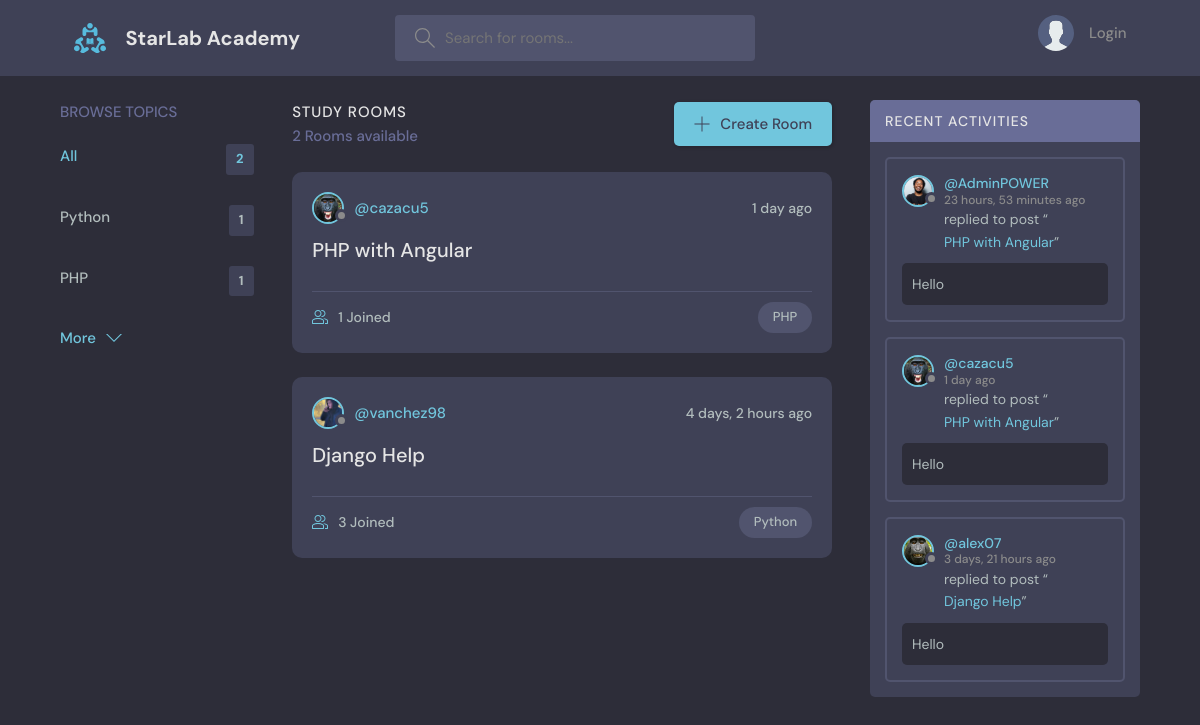
Before: / with the older database file.
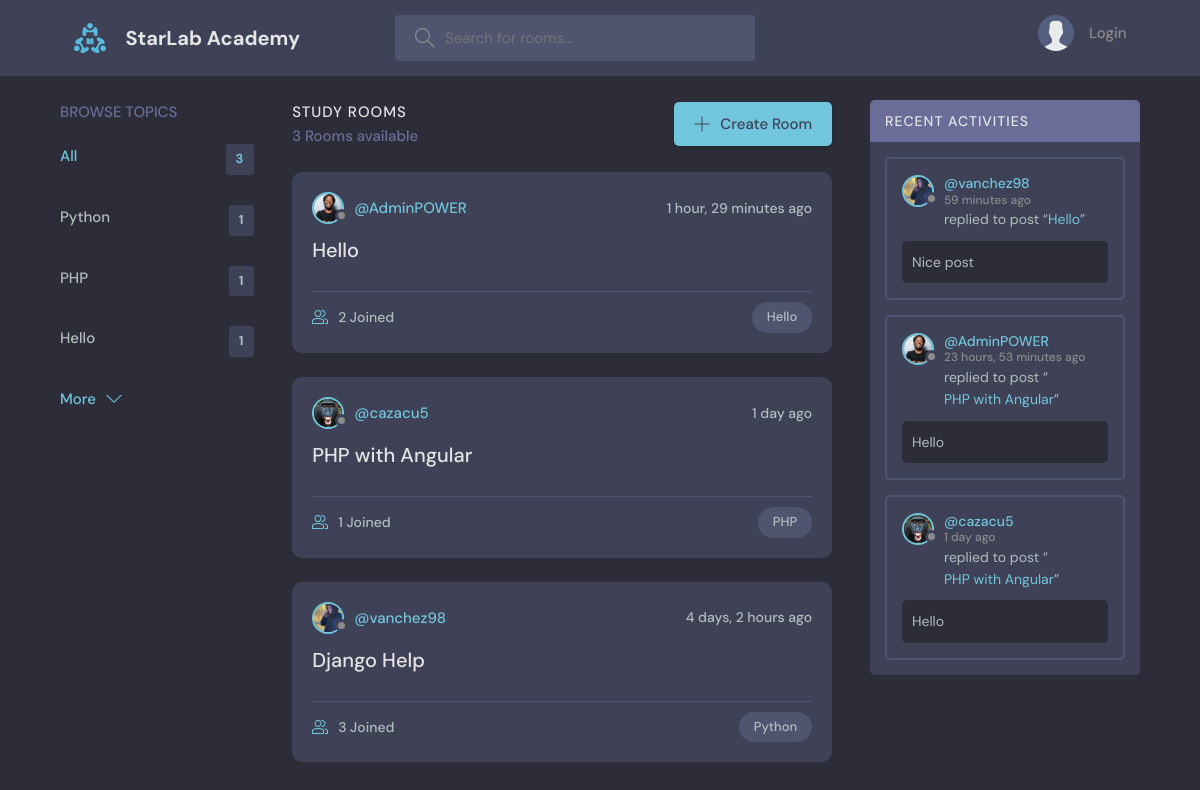
After: the same page with the newer database file.
### base/models.py (models this page shows, shortened)
class Topic(models.Model):
    name = models.CharField(max_length=200)

class Room(models.Model):
    host = models.ForeignKey(User, on_delete=models.SET_NULL, null=True)
    topic = models.ForeignKey(Topic, on_delete=models.SET_NULL, null=True)
    name = models.CharField(max_length=200)
    description = models.TextField(null=True, blank=True)
    participants = models.ManyToManyField(
        User, related_name='participants', blank=True)
    favourite = models.ManyToManyField(User, related_name="fav_rooms", blank=True)
    updated = models.DateTimeField(auto_now=True)
    created = models.DateTimeField(auto_now_add=True)
    class Meta:
        ordering = ['-updated', '-created']
    def __str__(self):
        return self.name

class User(AbstractUser):
    name = models.CharField(max_length=200, null=True)
    email = models.EmailField(unique=True, null=True)
    bio = models.TextField(null=True)
    avatar = models.ImageField(null=True, default="avatar.svg")
    USERNAME_FIELD = 'email'
    REQUIRED_FIELDS = []

class Message(models.Model):
    user = models.ForeignKey(User, on_delete=models.CASCADE)
    room = models.ForeignKey(Room, on_delete=models.CASCADE)
    body = models.TextField()
    updated = models.DateTimeField(auto_now=True)
    created = models.DateTimeField(auto_now_add=True)
    class Meta:
        ordering = ['-updated', '-created']

### base/views.py (the view)
# urls.py: path('', views.home, name="home"),
def home(request):
    q = request.GET.get('q') if request.GET.get('q') != None else ''
    rooms = Room.objects.filter(
        Q(topic__name__icontains=q) |
        Q(name__icontains=q) |
        Q(description__icontains=q)
    )
    topics = Topic.objects.all()[0:5]
    room_count = rooms.count()
    room_messages = Message.objects.filter(
        Q(room__topic__name__icontains=q))[0:3]
    context = {'rooms': rooms, 'topics': topics,
               'room_count': room_count, 'room_messages': room_messages}
    return render(request, 'base/home.html', context)

### base/templates/base/home.html (shortened to what this page needs)
{% extends 'main.html' %}
{% block content %}
<main class="layout layout--3">
  <div class="container">
    {% include 'base/topic_component.html' %}
    <div class="roomList">
      <div class="roomList__header">
        <div>
          <h2>Study Rooms</h2>
          <p>{{room_count}} Rooms available</p>
        </div>
        <a class="btn btn--main" href="{% url 'create-room' %}">
          <svg version="1.1" xmlns="http://www.w3.org/2000/svg" width="32" height="32" viewBox="0 0 32 32">
            <title>add</title>
            <path
              d="M16.943 0.943h-1.885v14.115h-14.115v1.885h14.115v14.115h1.885v-14.115h14.115v-1.885h-14.115v-14.115z">
            </path>
          </svg>
          Create Room
        </a>
      </div>
      {% include 'base/feed_component.html' %}
    </div>
    {% include 'base/activity_component.html' %}
  </div>
</main>
{% endblock %}

### base/templates/base/topic_component.html
<div class="topics">
  <div class="topics__header">
    <h2>Browse Topics</h2>
  </div>
  <ul class="topics__list">
    <li>
      <a href="{% url 'home' %}" class="active">All <span>{{topics.count}}</span></a>
    </li>
      {% for topic in topics %}
    <li>
      <a href="{% url 'home' %}?q={{topic.name}}">{{topic.name}} <span>{{topic.room_set.all.count}}</span></a>
    </li>
      {% endfor %}
  </ul>
  <a class="btn btn--link" href="{% url 'topics' %}">
    More
    <svg version="1.1" xmlns="http://www.w3.org/2000/svg" width="32" height="32" viewBox="0 0 32 32">
      <title>chevron-down</title>
      <path d="M16 21l-13-13h-3l16 16 16-16h-3l-13 13z"></path>
    </svg>
  </a>
</div>

### base/templates/base/feed_component.html (shortened to what this page needs)
{% for room in rooms %}
<div class="roomListRoom">
    <div class="roomListRoom__header">
        <a href="{% url 'user-profile' room.host.id %}" class="roomListRoom__author">
            <div class="avatar avatar--small">
                <img src="{{room.host.avatar.url}}" />
            </div>
            <span>@{{room.host.username}}</span>
        </a>
        <div class="roomListRoom__actions">
            <span>{{room.created|timesince}} ago</span>
        </div>
    </div>
    <div class="roomListRoom__content">
        <a href="{% url 'room' room.id %}">{{room.name}}</a>
    </div>
    <div class="roomListRoom__meta">
        <a href="{% url 'room' room.id %}" class="roomListRoom__joined">
            {{room.participants.all.count}} Joined
        </a>
        <p class="roomListRoom__topic">{{room.topic.name}}</p>
    </div>
</div>
{% endfor %}

### base/templates/base/activity_component.html (shortened to what this page needs)
<div class="activities">
    <div class="activities__header">
        <h2>Recent Activities</h2>
    </div>
    {% for message in room_messages %}
    <div class="activities__box">
        <div class="activities__boxHeader roomListRoom__header">
            <a href="{% url 'user-profile' message.user.id %}" class="roomListRoom__author">
                <div class="avatar avatar--small">
                    <img src="{{message.user.avatar.url}}" />
                </div>
                <p>
                    @{{message.user.username}}
                    <span>{{message.created|timesince}} ago</span>
                </p>
            </a>
        </div>
        <div class="activities__boxContent">
            <p>replied to post “<a href="{% url 'room' message.room.id %}">{{message.room}}</a>”</p>
            <div class="activities__boxRoomContent">{{message.body}}</div>
        </div>
    </div>
    {% endfor %}
</div>

Changed rows visible on the page:
no longer on this page (row unchanged): Message: user.avatar (picture), user.username "alex07", created "3 days, 21 hours", room "Django Help", body "Hello"
added Topic: name "Hello", room_set.all.count "1"
added Room: host.avatar (picture), host.username "AdminPOWER", created "1 hour, 29 minutes", name "Hello", participants.all.count "2", topic.name "Hello"
added Message: user.avatar (picture), user.username "vanchez98", created "59 minutes", room "Hello", body "Nice post"
Other visible differences:
{{ topics.count }}: "2" → "3"
{{ room_count }}: "2" → "3"
